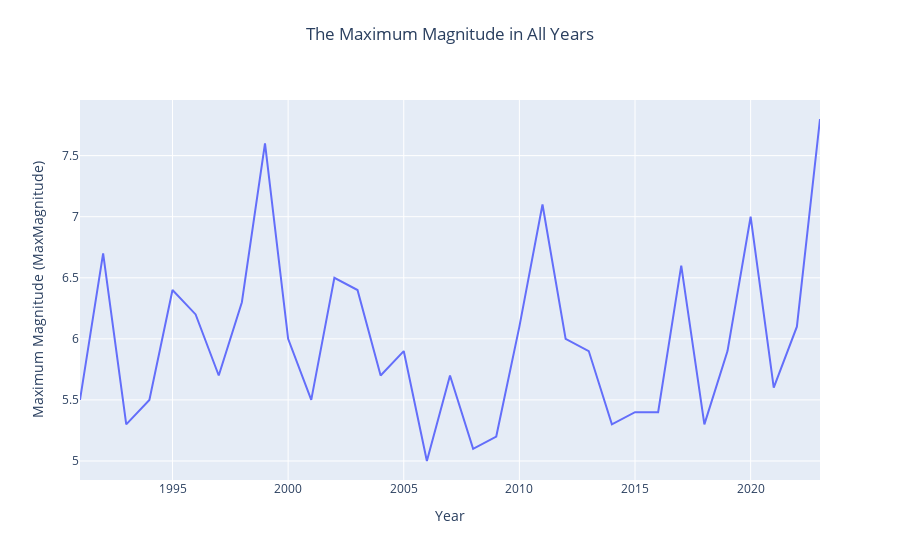

Source (notebook cell):
### Markdown cell above
# Q1: Can a pattern be found for the largest seismic magnitude over the years?

### Code cell
fig = px.line(df_Magnitude, x='Year', y='MaxMagnitude',
             labels={'Year': 'Year', 'MaxMagnitude': 'Maximum Magnitude (MaxMagnitude)'},
             title='The Maximum Magnitude in All Years')

fig.update_layout( 
    title=dict(
        text='The Maximum Magnitude in All Years',
        x=0.5,
        y=0.95,
    ),
)

fig.show()

### Figure 1 — Plotly figure (JSON) as saved in the notebook; plotly's stock layout.template omitted (floating-point values rounded to 4 significant figures)
{"data": [{"hovertemplate": "Year=%{x}<br>Maximum Magnitude (MaxMagnitude)=%{y}<extra></extra>", "legendgroup": "", "line": {"color": "#636efa", "dash": "solid"}, "marker": {"symbol": "circle"}, "mode": "lines", "name": "", "orientation": "v", "showlegend": false, "type": "scatter", "x": [1991, 1992, 1993, 1994, 1995, 1996, 1997, 1998, 1999, 2000, 2000, 2001, 2002, 2003, 2004, 2005, 2005, 2006, 2006, 2007, 2007, 2008, 2009, 2010, 2011, 2012, 2013, 2014, 2015, 2016, 2017, 2018, 2019, 2020, 2021, 2022, 2023], "xaxis": "x", "y": [5.5, 6.7, 5.3, 5.5, 6.4, 6.2, 5.7, 6.3, 7.6, 6, 6, 5.5, 6.5, 6.4, 5.7, 5.9, 5.9, 5, 5, 5.7, 5.7, 5.1, 5.2, 6.1, 7.1, 6, 5.9, 5.3, 5.4, 5.4, 6.6, 5.3, 5.9, 7, 5.6, 6.1, 7.8], "yaxis": "y"}], "layout": {"legend": {"tracegroupgap": 0}, "title": {"text": "The Maximum Magnitude in All Years", "x": 0.5, "y": 0.95}, "xaxis": {"anchor": "y", "domain": [0, 1], "title": {"text": "Year"}}, "yaxis": {"anchor": "x", "domain": [0, 1], "title": {"text": "Maximum Magnitude (MaxMagnitude)"}}}}
